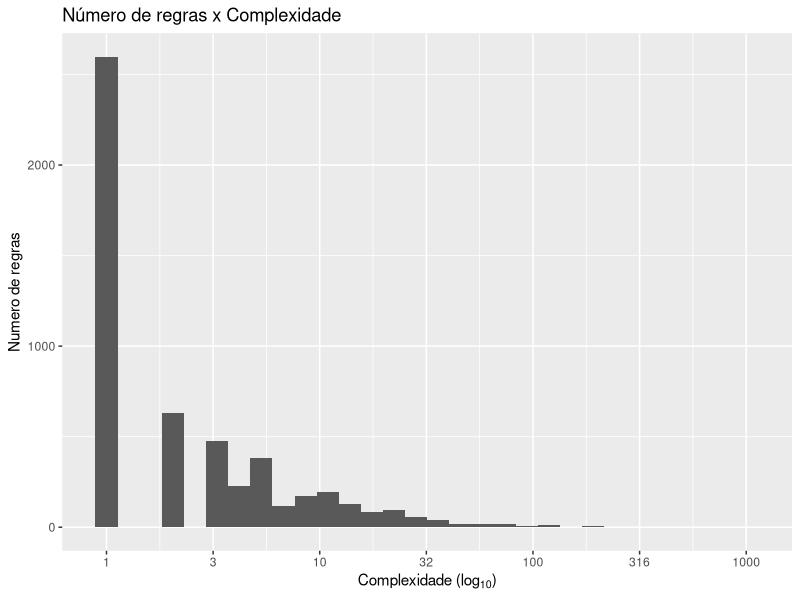
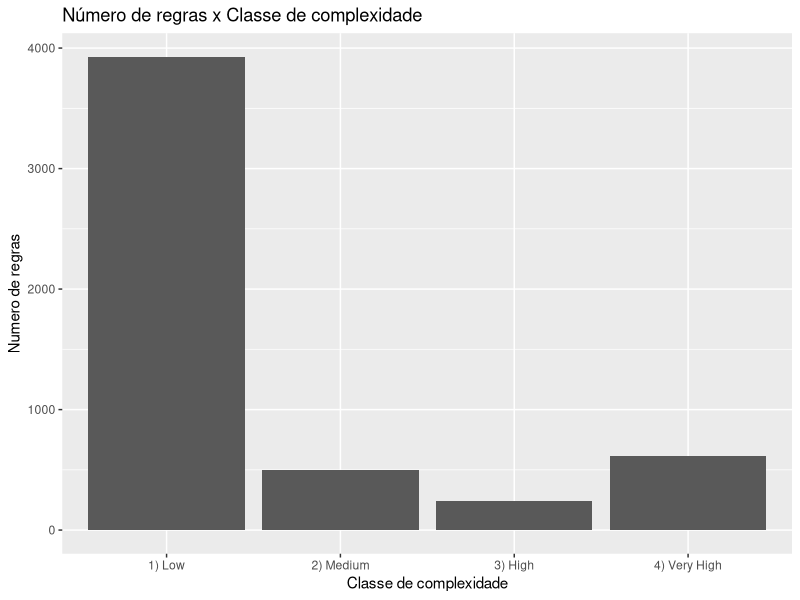
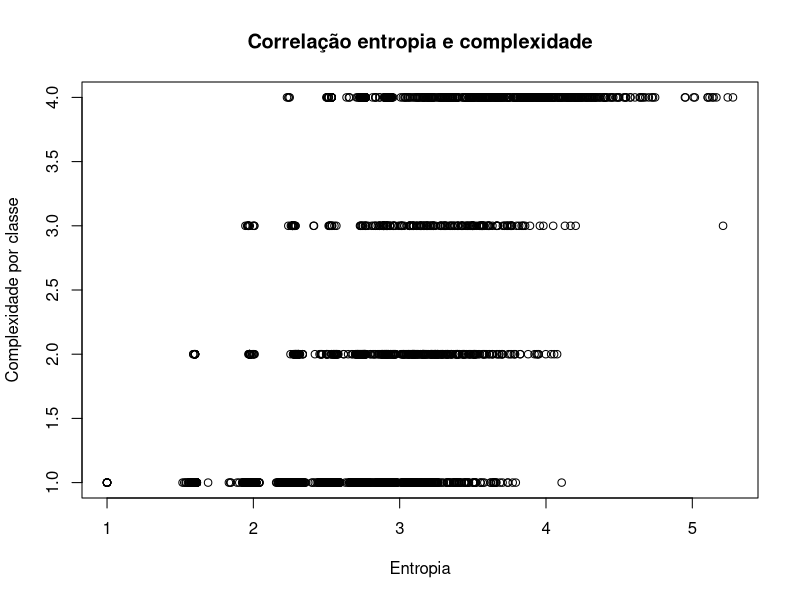
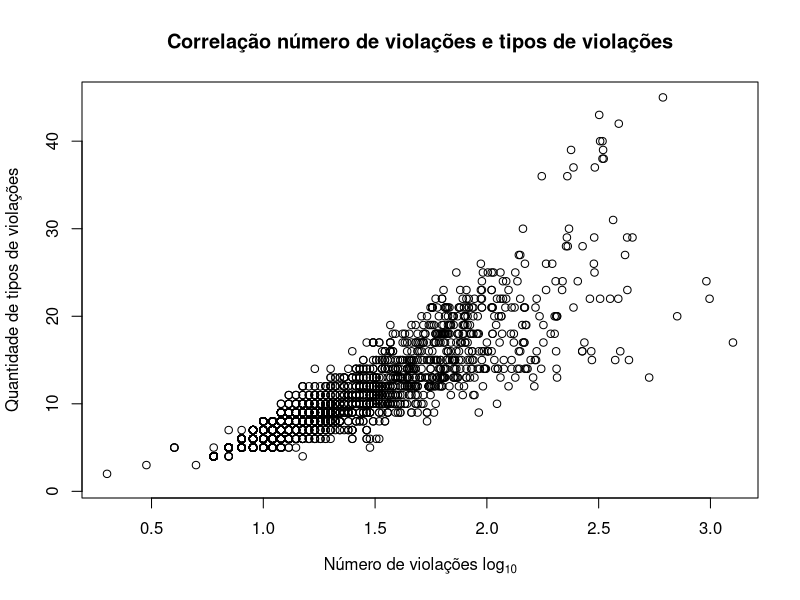
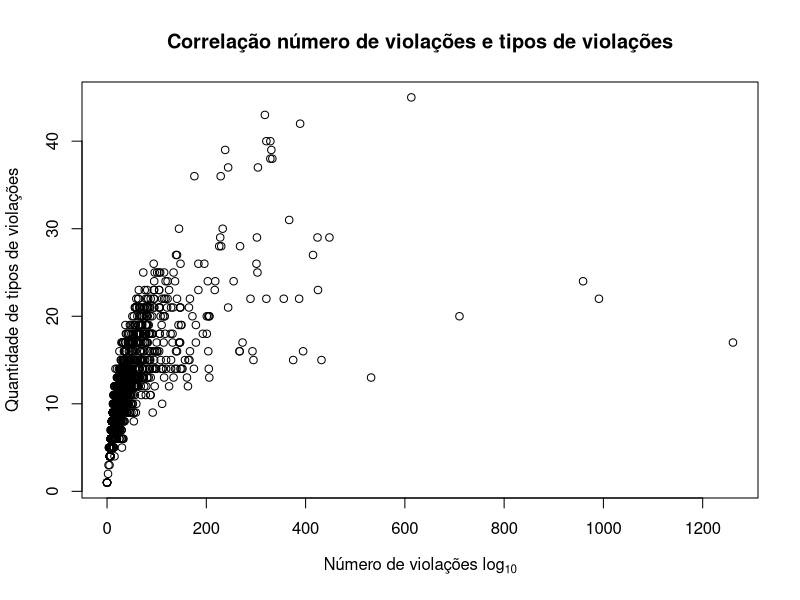
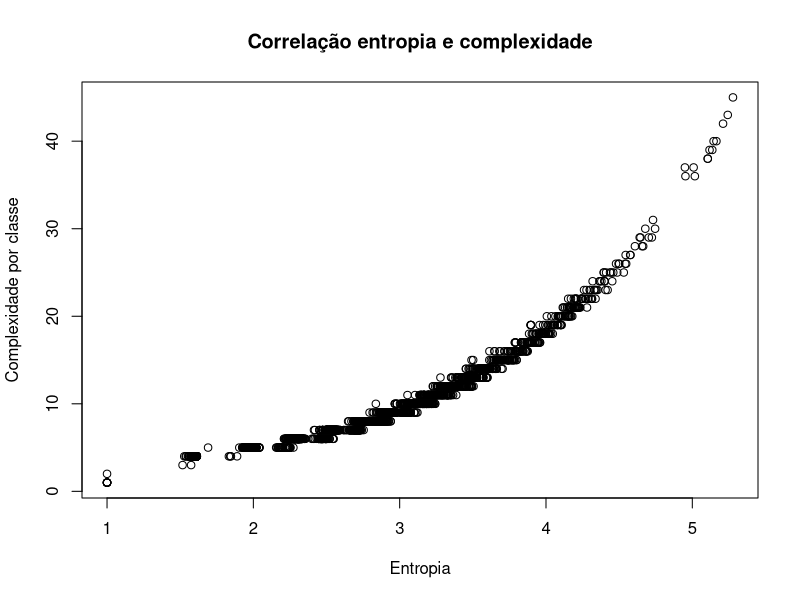
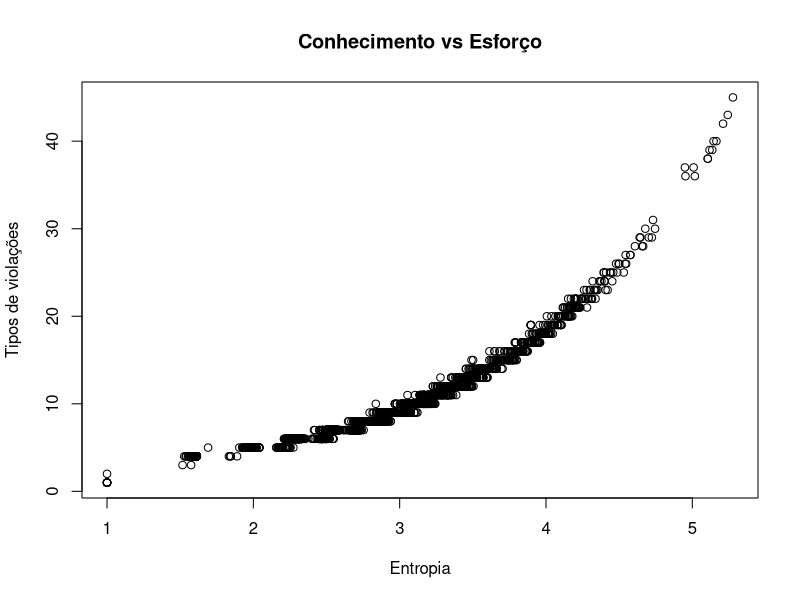
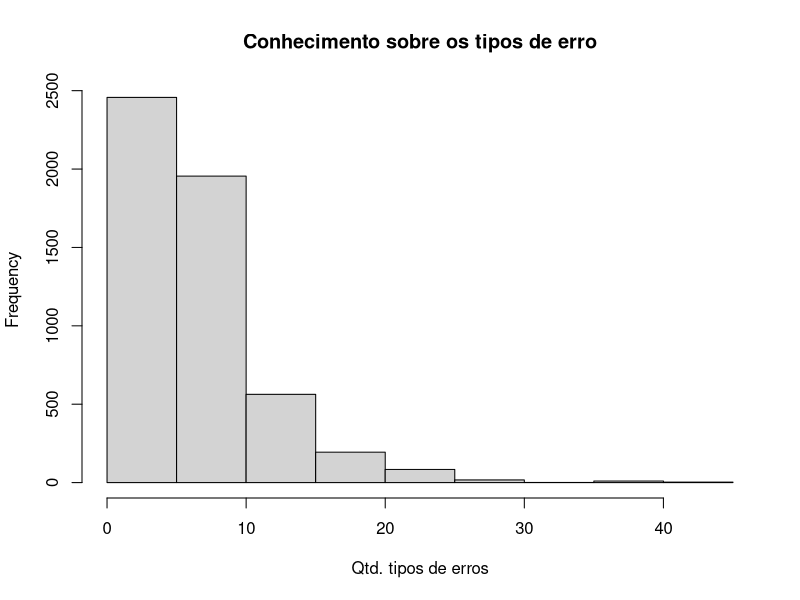

Write the R code that produced these figures, in order.
library(dplyr)
library(ggplot2)

setwd("/home/joao/projects/java-source-code-quality-analyzer/statistics")
data <- read.csv("report.csv", sep = ";")
classStr = c("1) Low","2) Medium","3) High","4) Very High")
data$compClassStr = classStr[data$compClass]

names(data)

cor(data[,3:11])

ggplot(data, aes(x = compHigh)) + 
    geom_histogram() + 
    scale_x_log10(
        breaks = scales::trans_breaks("log10", function(x) 10^x),
        labels = scales::trans_format("log10", function(x) round(10^x, 0))) +
    xlab(label = expression(paste("Complexidade (", "log"["10"], ")"))) +
    ylab(label = "Numero de regras") +
    ggtitle("Número de regras x Complexidade")

ggplot(data, aes(x = compClassStr)) + 
    geom_histogram(stat = "count") + 
    xlab(label = "Classe de complexidade") +
    ylab(label = "Numero de regras") +
    ggtitle("Número de regras x Classe de complexidade")

plot(compClass ~ entropy, data = data, ylab = "Complexidade por classe", xlab = "Entropia", main = "Correlação entropia e complexidade")
plot(pmdViolTypes ~ log10(pmdViol), data = data, ylab = "Quantidade de tipos de violações", xlab = expression(paste("Número de violações ","log"["10"])), main = "Correlação número de violações e tipos de violações")
plot(pmdViolTypes ~ pmdViol, data = data, ylab = "Quantidade de tipos de violações", xlab = expression(paste("Número de violações ","log"["10"])), main = "Correlação número de violações e tipos de violações")
plot(pmdViolTypes ~ entropy, data = data, ylab = "Complexidade por classe", xlab = "Entropia", main = "Correlação entropia e complexidade")
plot(pmdViolTypes ~ entropy, data = data, ylab = "Tipos de violações", xlab = "Entropia", main = "Conhecimento vs Esforço")

hist(data$pmdViolTypes, main = "Conhecimento sobre os tipos de erro", xlab = "Qtd. tipos de erros")
hist(data$pmdViol[data$pmdViol < 150], main = "Esforço para corrigir os tipos de erro", xlab = "Qtd de erros")
plot(pmdViolTypes ~ pmdViol, data = data, ylab = "Tipos de violações", xlab = "Número de violações", main = "Conhecimento vs Esforço")
plot(pmdViolTypes ~ log(pmdViol,base=exp(1)), data = data, ylab = "Tipos de violações", xlab = expression(paste("Número de violações (", "log"["e"], ")")), main = "Conhecimento vs Esforço")


temp <- aggregate(compHigh ~ compClass, data = data, FUN = length)
temp$prop = temp$compHigh / sum(temp$compHigh)

temp <- data.frame(pmdCount = data$pmdViol, pmdType = data$pmdViolTypes, compClass = data$compClass, compHigh = data$compHigh)
cor(temp)